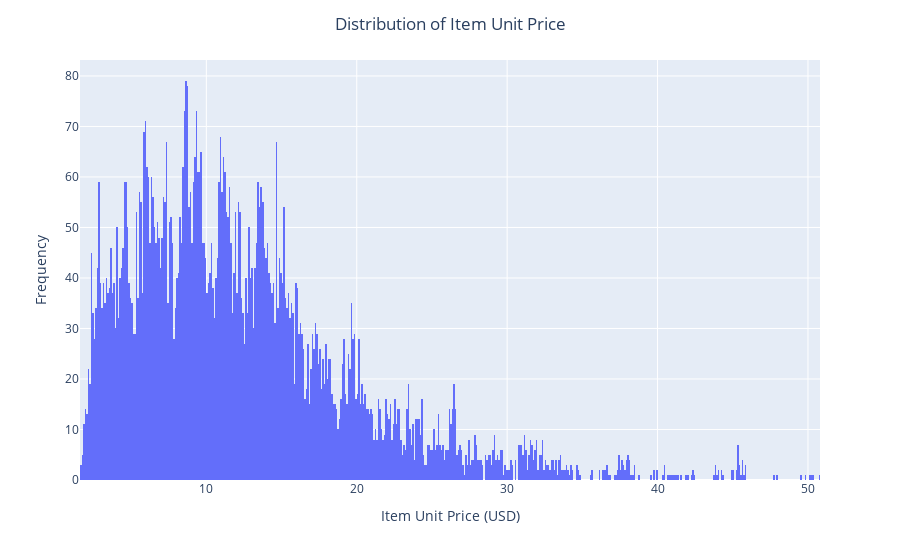

Notebook code cell kept with this figure:
### Code cell
sns.set_style('darkgrid')
fig = px.histogram(df, x='Item_Unit_Price', nbins=500)

fig.update_xaxes(showgrid=True, dtick=10)

fig.update_layout(
    title={
        'text': 'Distribution of Item Unit Price',
        'x': 0.5,  # Center the title
    },
    xaxis_title='Item Unit Price (USD)',
    yaxis_title='Frequency'
)

fig.show()

# Very few values have higher price and higher weight

### Figure 1 — Plotly figure (JSON) as saved in the notebook; plotly's stock layout.template omitted (floating-point values rounded to 4 significant figures; data arrays with more than 128 entries replaced by an {"elided": "..."} marker saying what was removed)
{"data": [{"alignmentgroup": "True", "bingroup": "x", "hovertemplate": "Item_Unit_Price=%{x}<br>count=%{y}<extra></extra>", "legendgroup": "", "marker": {"color": "#636efa", "pattern": {"shape": ""}}, "name": "", "nbinsx": 500, "offsetgroup": "", "orientation": "v", "showlegend": false, "type": "histogram", "x": {"elided": "8523 float values"}, "xaxis": "x", "yaxis": "y"}], "layout": {"barmode": "relative", "legend": {"tracegroupgap": 0}, "margin": {"t": 60}, "title": {"text": "Distribution of Item Unit Price", "x": 0.5}, "xaxis": {"anchor": "y", "domain": [0, 1], "dtick": 10, "showgrid": true, "title": {"text": "Item Unit Price (USD)"}}, "yaxis": {"anchor": "x", "domain": [0, 1], "title": {"text": "Frequency"}}}}
